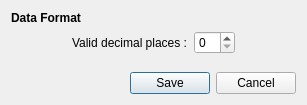
<?xml version="1.0" encoding="UTF-8"?>
<ui version="4.0">
 <class>SettingDialog</class>
 <widget class="QDialog" name="SettingDialog">
  <property name="geometry">
   <rect>
    <x>0</x>
    <y>0</y>
    <width>307</width>
    <height>105</height>
   </rect>
  </property>
  <property name="windowTitle">
   <string>SettingDialog</string>
  </property>
  <layout class="QVBoxLayout" name="verticalLayout">
   <item>
    <widget class="QLabel" name="label">
     <property name="text">
      <string>&lt;b&gt;Data Format&lt;/b&gt;</string>
     </property>
    </widget>
   </item>
   <item>
    <layout class="QHBoxLayout" name="horizontalLayout_2">
     <item>
      <spacer name="horizontalSpacer_3">
       <property name="orientation">
        <enum>Qt::Horizontal</enum>
       </property>
       <property name="sizeHint" stdset="0">
        <size>
         <width>40</width>
         <height>20</height>
        </size>
       </property>
      </spacer>
     </item>
     <item>
      <widget class="QLabel" name="label_2">
       <property name="text">
        <string>Valid decimal places :</string>
       </property>
      </widget>
     </item>
     <item>
      <widget class="QSpinBox" name="doubleCountSpinBox"/>
     </item>
     <item>
      <spacer name="horizontalSpacer_2">
       <property name="orientation">
        <enum>Qt::Horizontal</enum>
       </property>
       <property name="sizeHint" stdset="0">
        <size>
         <width>40</width>
         <height>20</height>
        </size>
       </property>
      </spacer>
     </item>
    </layout>
   </item>
   <item>
    <spacer name="verticalSpacer">
     <property name="orientation">
      <enum>Qt::Vertical</enum>
     </property>
     <property name="sizeHint" stdset="0">
      <size>
       <width>20</width>
       <height>40</height>
      </size>
     </property>
    </spacer>
   </item>
   <item>
    <layout class="QHBoxLayout" name="horizontalLayout">
     <item>
      <spacer name="horizontalSpacer">
       <property name="orientation">
        <enum>Qt::Horizontal</enum>
       </property>
       <property name="sizeHint" stdset="0">
        <size>
         <width>40</width>
         <height>20</height>
        </size>
       </property>
      </spacer>
     </item>
     <item>
      <widget class="QPushButton" name="savePushButton">
       <property name="text">
        <string>Save</string>
       </property>
      </widget>
     </item>
     <item>
      <widget class="QPushButton" name="cancelPushButton">
       <property name="text">
        <string>Cancel</string>
       </property>
      </widget>
     </item>
    </layout>
   </item>
  </layout>
 </widget>
 <layoutdefault spacing="6" margin="11"/>
 <resources/>
 <connections/>
</ui>
